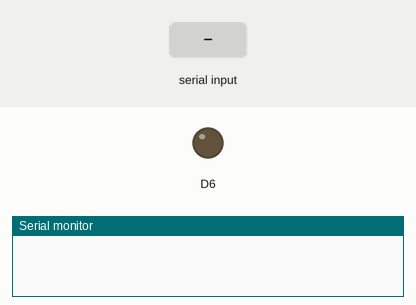
Bench run of a sketch on a simulated ESP8266 (NodeMCU). On the bench: output pins drawn as LEDs (lit = HIGH), the last lines printed to the serial monitor. Inputs (shaded band) come from the test bench.

Above: at 1.2 s.
1.3 s: "90,45\n" received over Serial
2.8 s: "5\n" received over Serial
4.3 s: "1\n" received over Serial
At 5.7 s:
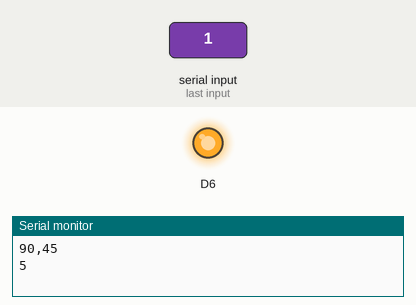
Timing chart, 0 to 7.3 s (numbered marks = the images above; inputs shaded):
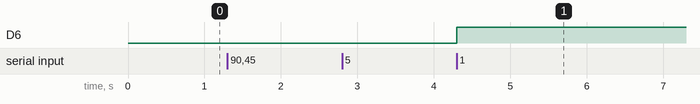

The sketch:

write.ino
```cpp
void setup() {
  // put your setup code here, to run once:
  Serial.begin(9600);
}

void loop() {
  if (Serial.available())
  {
    //String inputStr = Serial.readStringUntil('\n'); //개행이 나올때까지 입력받음
    //Serial.println(inputStr);
    //Serial.println(inputStr);

    String inputStr = Serial.readStringUntil('\n');
    long int int_one;

    int_one = inputStr.toInt();
    if (int_one == 1)
      analogWrite(D6, 255);
    else if (int_one == 0)
      analogWrite(D6, 0);
    else
      Serial.println(inputStr);
  }
  // put your main code here, to run repeatedly:

}
```

Measured:
- after the input at 4.3 s, D6: LOW → HIGH at once
